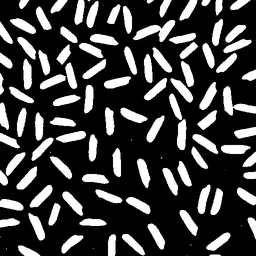
#> input picture experiments/EXP-06/INPUT IMAGE/ricegrains_mono.bmp, 256 x 256 px, shrunk from 512 x 512 before the run, found by its file name
$ jupyter execute EXP_06.ipynb
#> lines starting #> are read from the running program, lines starting #| are printed output that depends on the picture
[cell 1]
import cv2
import numpy as np
import matplotlib.pyplot as plt

# Load the input image
img = cv2.imread('ricegrains_mono.bmp', cv2.IMREAD_GRAYSCALE)
#> img is the input picture: shape (256, 256); min 0, max 255, mean 66.7

# Define kernels
kernel1 = np.array([[1, 1]], dtype=np.uint8)
kernel2 = np.array([[1, 1, 1], [1, 1, 1], [1, 1, 1]], dtype=np.uint8)
kernel3 = np.array([[0, 1, 0], [1, 1, 1], [0, 1, 0]], dtype=np.uint8)

def generate_custom_kernel(dim):
    return np.ones((dim, dim), dtype=np.uint8)

# Custom erosion operation
def custom_erosion(x, b):
    y = [[0 for _ in range(len(x))] for __ in range(len(x[0]))]

    for i in range(len(x)):
        for j in range(len(x[0])):
            allWhite = True
            for i1 in range(len(b)):
                for j1 in range(len(b[0])):
                    if b[i1][j1] == 0:
                        continue
                    x_coord = i + i1 - int(len(b) / 2)
                    y_coord = j + j1 - int(len(b[0]) / 2)

                    if withinRange(x_coord, y_coord, len(x), len(x[0])) and x[x_coord][y_coord] == 255:
                        continue
                    else:
                        allWhite = False

            if allWhite:
                y[i][j] = 255

    return y

# Custom dilation operation
def custom_dilation(x, b):
    y = [[0 for _ in range(len(x))] for __ in range(len(x[0]))]

    for i in range(len(x)):
        for j in range(len(x[0])):
            if x[i][j] == 0:
                continue

            for i1 in range(len(b)):
                for j1 in range(len(b[0])):
                    if b[i1][j1] == 0:
                        continue
                    x_coord = i + i1 - int(len(b) / 2)
                    y_coord = j + j1 - int(len(b[0]) / 2)

                    if withinRange(x_coord, y_coord, len(x), len(x[0])):
                        y[x_coord][y_coord] = 255

    return y

# Custom opening operation
def custom_opening(x, b):
    return custom_dilation(custom_erosion(x, b), b)

# Custom closing operation
def custom_closing(x, b):
    return custom_erosion(custom_dilation(x, b), b)

# Define the withinRange function
def withinRange(i, j, n, m):
    return i >= 0 and i <= n - 1 and j >= 0 and j <= m - 1

# Main menu
print("Choose a kernel:")
print("1. Kernel 1")
print("2. Kernel 2")
print("3. Kernel 3")
print("4. Custom Kernel")
kernel_choice = int(input("Enter your choice: "))
#> the answer given: 1

if kernel_choice == 1:
    selected_kernel = kernel1
    kernel_name = "kernel1"
elif kernel_choice == 2:
    selected_kernel = kernel2
    kernel_name = "kernel2"
elif kernel_choice == 3:
    selected_kernel = kernel3
    kernel_name = "kernel3"
elif kernel_choice == 4:
    custom_kernel_dim = int(input("Enter the dimension of the custom kernel: "))
    selected_kernel = generate_custom_kernel(custom_kernel_dim)
    kernel_name = f'custom_kernel_{custom_kernel_dim}'
else:
    print("Invalid choice")
    exit()

# Apply all four operations to the image
erosion_result = custom_erosion(img, selected_kernel)
#> in custom_erosion, `y = [[0 for _ in range(len(x))] for __ in range(len(x[0]))]`: y = 256 items
#> erosion_result = 256 items
dilation_result = custom_dilation(img, selected_kernel)
#> dilation_result = 256 items
opening_result = custom_opening(img, selected_kernel)
#> opening_result = 256 items
closing_result = custom_closing(img, selected_kernel)
#> closing_result = 256 items

# Create a 2x2 subplot to display the results
plt.figure(figsize=(12, 8))

plt.subplot(2, 2, 1)
plt.title(f'Erosion with {kernel_name}')
plt.imshow(erosion_result, cmap='gray')
plt.axis('off')

plt.subplot(2, 2, 2)
plt.title(f'Dilation with {kernel_name}')
plt.imshow(dilation_result, cmap='gray')
plt.axis('off')

plt.subplot(2, 2, 3)
plt.title(f'Opening with {kernel_name}')
plt.imshow(opening_result, cmap='gray')
plt.axis('off')

plt.subplot(2, 2, 4)
plt.title(f'Closing with {kernel_name}')
plt.imshow(closing_result, cmap='gray')
plt.axis('off')

plt.tight_layout()
plt.show()
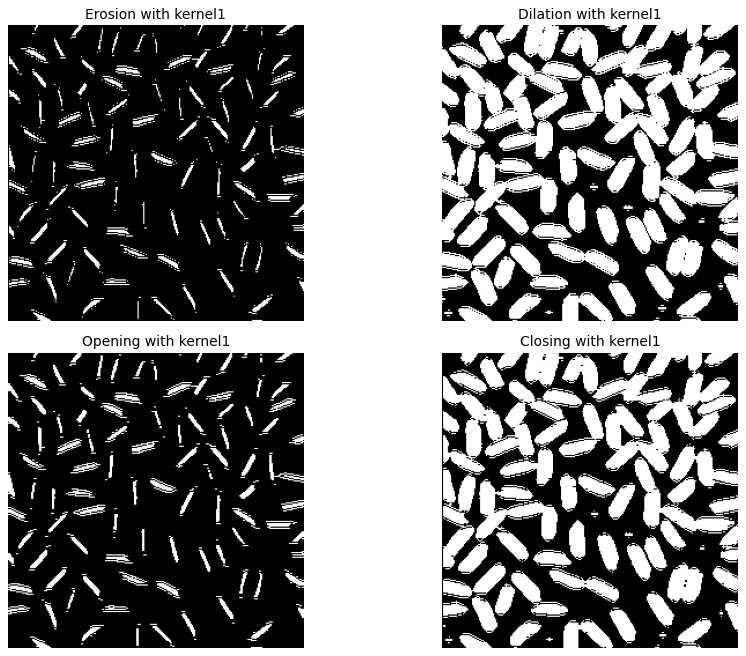
#> figure drawn by matplotlib, 4 panels
